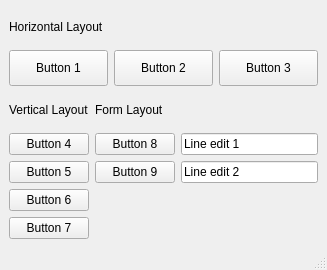
<?xml version="1.0" encoding="UTF-8"?>
<ui version="4.0">
 <class>MainWindow</class>
 <widget class="QMainWindow" name="MainWindow">
  <property name="geometry">
   <rect>
    <x>0</x>
    <y>0</y>
    <width>327</width>
    <height>270</height>
   </rect>
  </property>
  <property name="windowTitle">
   <string>MainWindow</string>
  </property>
  <widget class="QWidget" name="centralwidget">
   <layout class="QGridLayout" name="gridLayout">
    <item row="2" column="1">
     <widget class="QLabel" name="label_form">
      <property name="text">
       <string>Form Layout</string>
      </property>
     </widget>
    </item>
    <item row="2" column="0">
     <widget class="QLabel" name="label_vertical">
      <property name="text">
       <string>Vertical Layout</string>
      </property>
     </widget>
    </item>
    <item row="1" column="0" colspan="2">
     <layout class="QHBoxLayout" name="horizontalLayout">
      <item>
       <widget class="QPushButton" name="button_1">
        <property name="sizePolicy">
         <sizepolicy hsizetype="Minimum" vsizetype="Preferred">
          <horstretch>0</horstretch>
          <verstretch>0</verstretch>
         </sizepolicy>
        </property>
        <property name="text">
         <string>Button 1</string>
        </property>
       </widget>
      </item>
      <item>
       <widget class="QPushButton" name="button_2">
        <property name="sizePolicy">
         <sizepolicy hsizetype="Minimum" vsizetype="Preferred">
          <horstretch>0</horstretch>
          <verstretch>0</verstretch>
         </sizepolicy>
        </property>
        <property name="text">
         <string>Button 2</string>
        </property>
       </widget>
      </item>
      <item>
       <widget class="QPushButton" name="button_3">
        <property name="sizePolicy">
         <sizepolicy hsizetype="Minimum" vsizetype="Preferred">
          <horstretch>0</horstretch>
          <verstretch>0</verstretch>
         </sizepolicy>
        </property>
        <property name="text">
         <string>Button 3</string>
        </property>
       </widget>
      </item>
     </layout>
    </item>
    <item row="3" column="1">
     <layout class="QFormLayout" name="formLayout">
      <item row="0" column="0">
       <widget class="QPushButton" name="button_8">
        <property name="sizePolicy">
         <sizepolicy hsizetype="Preferred" vsizetype="Preferred">
          <horstretch>0</horstretch>
          <verstretch>0</verstretch>
         </sizepolicy>
        </property>
        <property name="text">
         <string>Button 8</string>
        </property>
       </widget>
      </item>
      <item row="1" column="0">
       <widget class="QPushButton" name="button_9">
        <property name="sizePolicy">
         <sizepolicy hsizetype="Preferred" vsizetype="Preferred">
          <horstretch>0</horstretch>
          <verstretch>0</verstretch>
         </sizepolicy>
        </property>
        <property name="text">
         <string>Button 9</string>
        </property>
       </widget>
      </item>
      <item row="0" column="1">
       <widget class="QLineEdit" name="lineEdit_1">
        <property name="sizePolicy">
         <sizepolicy hsizetype="Expanding" vsizetype="Preferred">
          <horstretch>0</horstretch>
          <verstretch>0</verstretch>
         </sizepolicy>
        </property>
        <property name="text">
         <string>Line edit 1</string>
        </property>
       </widget>
      </item>
      <item row="1" column="1">
       <widget class="QLineEdit" name="lineEdit_2">
        <property name="sizePolicy">
         <sizepolicy hsizetype="Expanding" vsizetype="Preferred">
          <horstretch>0</horstretch>
          <verstretch>0</verstretch>
         </sizepolicy>
        </property>
        <property name="text">
         <string>Line edit 2</string>
        </property>
       </widget>
      </item>
     </layout>
    </item>
    <item row="3" column="0">
     <layout class="QVBoxLayout" name="verticalLayout">
      <item>
       <widget class="QPushButton" name="button_4">
        <property name="sizePolicy">
         <sizepolicy hsizetype="Minimum" vsizetype="Preferred">
          <horstretch>0</horstretch>
          <verstretch>0</verstretch>
         </sizepolicy>
        </property>
        <property name="text">
         <string>Button 4</string>
        </property>
       </widget>
      </item>
      <item>
       <widget class="QPushButton" name="button_5">
        <property name="sizePolicy">
         <sizepolicy hsizetype="Minimum" vsizetype="Preferred">
          <horstretch>0</horstretch>
          <verstretch>0</verstretch>
         </sizepolicy>
        </property>
        <property name="text">
         <string>Button 5</string>
        </property>
       </widget>
      </item>
      <item>
       <widget class="QPushButton" name="button_6">
        <property name="sizePolicy">
         <sizepolicy hsizetype="Minimum" vsizetype="Preferred">
          <horstretch>0</horstretch>
          <verstretch>0</verstretch>
         </sizepolicy>
        </property>
        <property name="text">
         <string>Button 6</string>
        </property>
       </widget>
      </item>
      <item>
       <widget class="QPushButton" name="button_7">
        <property name="sizePolicy">
         <sizepolicy hsizetype="Minimum" vsizetype="Preferred">
          <horstretch>0</horstretch>
          <verstretch>0</verstretch>
         </sizepolicy>
        </property>
        <property name="text">
         <string>Button 7</string>
        </property>
       </widget>
      </item>
     </layout>
    </item>
    <item row="0" column="0" colspan="2">
     <widget class="QLabel" name="label_horizontal">
      <property name="text">
       <string>Horizontal Layout</string>
      </property>
     </widget>
    </item>
   </layout>
  </widget>
  <widget class="QMenuBar" name="menubar">
   <property name="geometry">
    <rect>
     <x>0</x>
     <y>0</y>
     <width>327</width>
     <height>23</height>
    </rect>
   </property>
  </widget>
  <widget class="QStatusBar" name="statusbar"/>
 </widget>
 <resources/>
 <connections/>
</ui>
